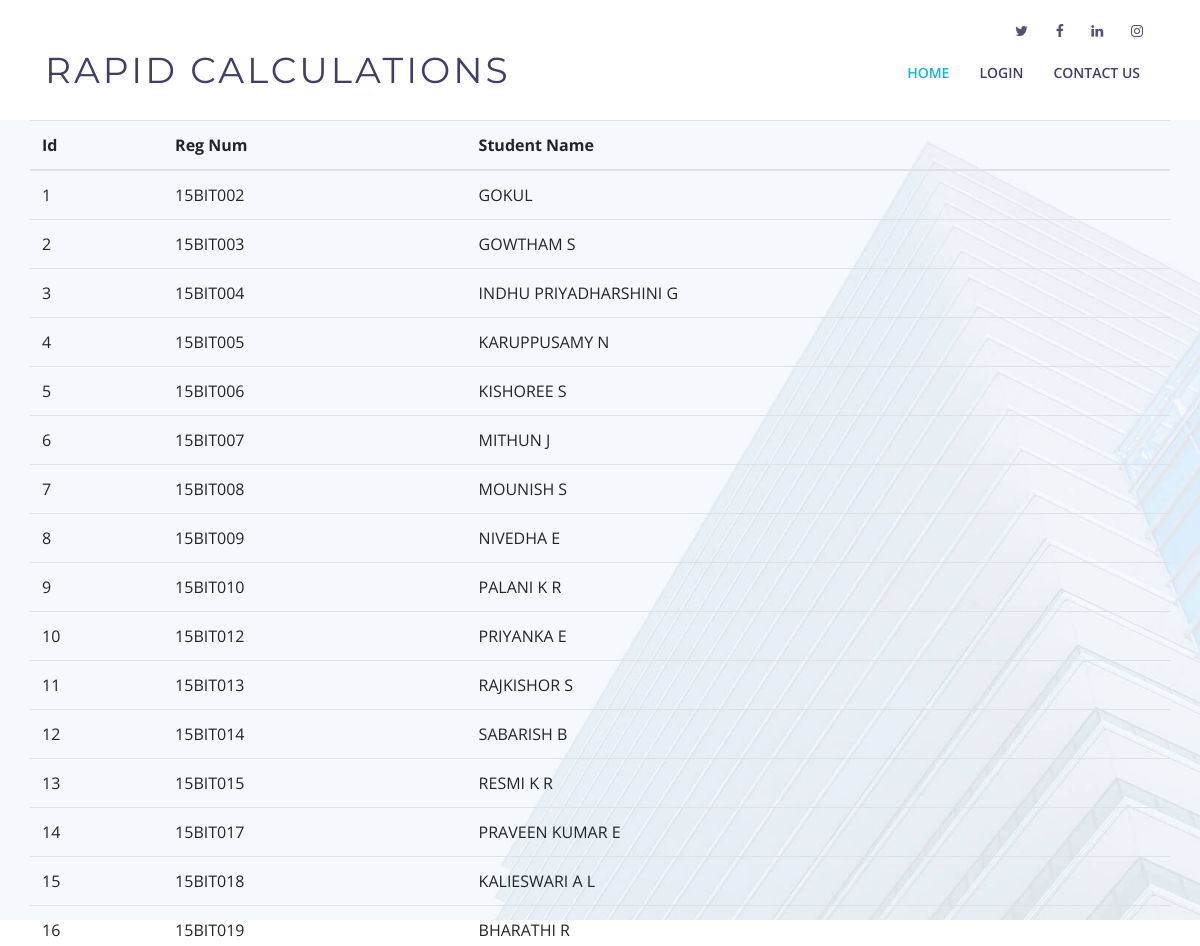
The app's page /display_student/ (upper part), older data.
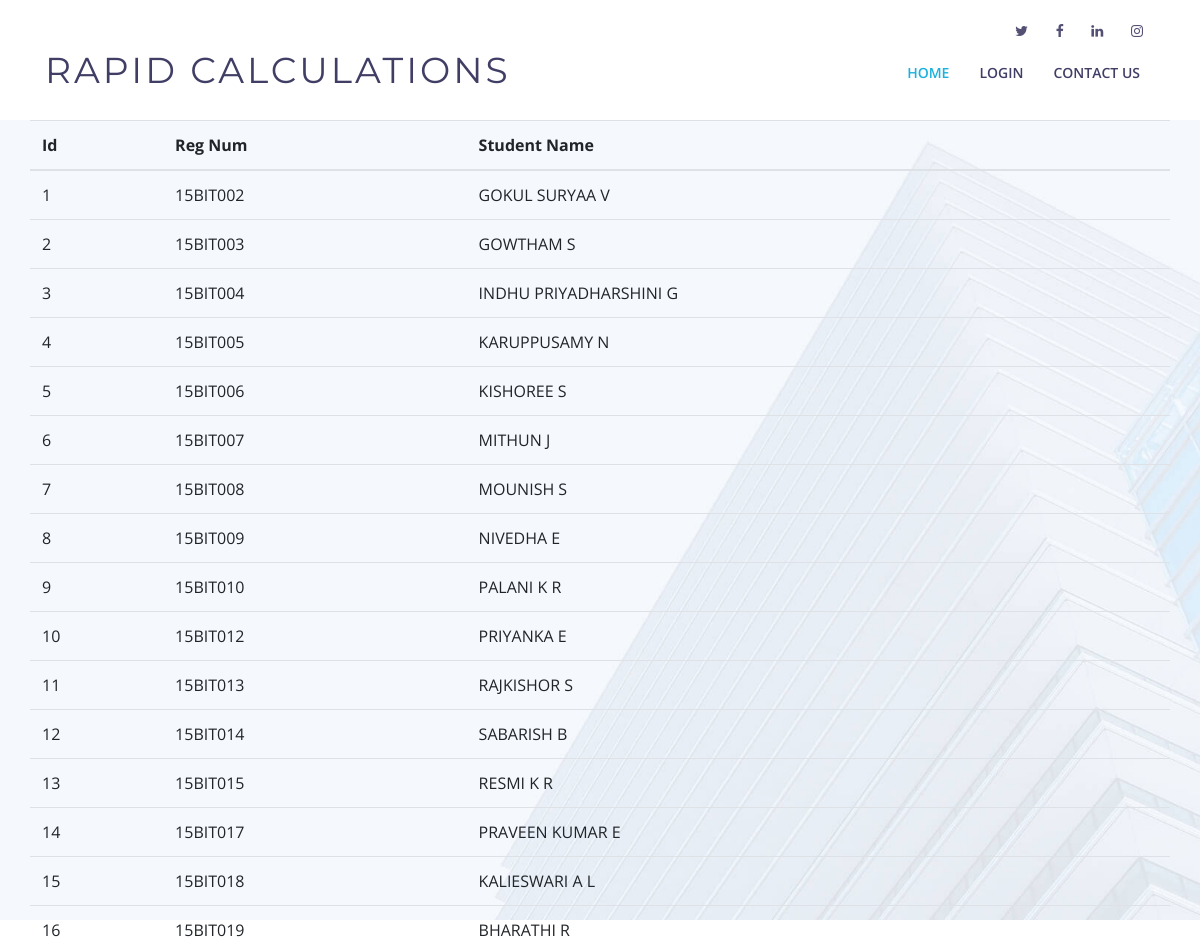
The same page, newer data.
### pages/models.py (models this page shows, shortened)
class Student_details(models.Model):
    reg_num = models.CharField(max_length=10, blank=False)
    student_name = models.CharField(max_length=50, blank=False)

### pages/views.py (the view)
# urls.py: path('display_student/', show_students, name="display_student"),
def show_students(request, *args, **kwargs):
    items = Student_details.objects.all()
    context = {
        'items' : items,
    }
    return render(request, "display_student.html", context)

### templates/display_student.html (shortened to what this page needs)
<!DOCTYPE html>
<html lang="en">
<head>
  <link href="/static/pages/lib/bootstrap/css/bootstrap.min.css" rel="stylesheet">
  <link href="/static/pages/lib/font-awesome/css/font-awesome.min.css" rel="stylesheet">
  <link href="/static/pages/lib/animate/animate.min.css" rel="stylesheet">
  <link href="/static/pages/lib/ionicons/css/ionicons.min.css" rel="stylesheet">
  <link href="/static/pages/lib/owlcarousel/assets/owl.carousel.min.css" rel="stylesheet">
  <link href="/static/pages/lib/lightbox/css/lightbox.min.css" rel="stylesheet">
  <link rel="stylesheet" href="/static/pages/css/style.css" type="text/css">
</head>
<body>
  <header id="header">
    <div id="topbar">
      <div class="container">
        <div class="social-links">
          <a href="https://twitter.com/kctofficial?lang=en" class="twitter"><i class="fa fa-twitter"></i></a>
          <a href="https://www.facebook.com/KCT.edu/" class="facebook"><i class="fa fa-facebook"></i></a>
          <a href="https://in.linkedin.com/school/kct/" class="linkedin"><i class="fa fa-linkedin"></i></a>
          <a href="https://www.instagram.com/kct_84/?hl=en" class="instagram"><i class="fa fa-instagram"></i></a>
        </div>
      </div>
    </div>
    <div class="container">
      <div class="logo float-left">
        <h1 class="text-light"><a href="#intro" class="scrollto"><span>Rapid Calculations</span></a></h1>
      </div>
      <nav class="main-nav float-right d-none d-lg-block">
        <ul>
          <li class="active"><a href="{% url 'home' %}">Home</a></li>
          <li><a href="{% url 'login' %}">Login</a></li>
          <li><a href="#footer">Contact Us</a></li>
        </ul>
      </nav>
    </div>
  </header>
<br><br><br><br><br>
  <section id="intro" >
    <div class="container h-50">
      <div class="row">
          <table class="table table-hover">
            <thead>
              <tr>
                <th>Id</th>
                <th>Reg Num</th>
                <th>Student Name</th>
              </tr>
            </thead>
            <tbody>
                {% for item in items %}
                <tr>
                  <td>{{ item.pk }}</td>
                  <td> {{ item.reg_num }}</td>
                  <td>{{ item.student_name }}</td>
                </tr>
                {% endfor %}
            </tbody>
          </table>
    </div>
    </div>
  </section>
  </body>
  </html>

Row changes from the older to the newer data that the page shows:
changed Student_details "15BIT002": student_name "GOKUL" → "GOKUL SURYAA V"
